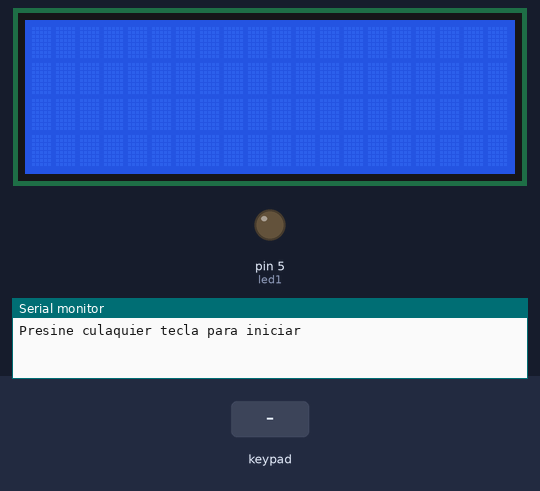
Simulated run of this sketch. Board: Arduino Uno, built with avr-gcc and run on an emulated ATmega328P. Shown: 20×4 character LCD, output pins drawn as LEDs (lit = HIGH), the last lines printed to the serial monitor. Dashed ring = blinking. The test bench sets the inputs (shaded band). EEPROM starts erased.

Above: at 1.7 s.
1.8 s: key '7' pressed
At 2.4 s:
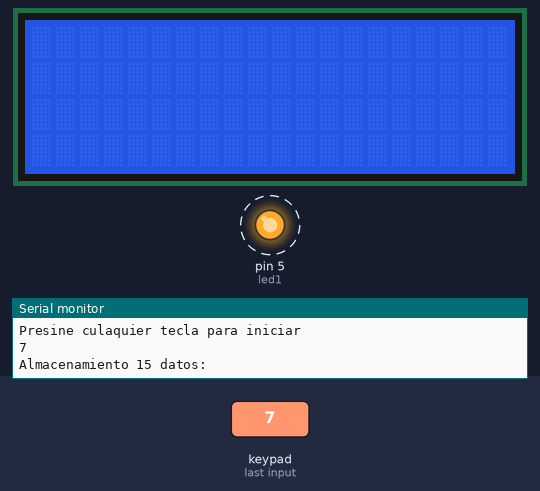
Timing chart, 0 to 10.8 s (numbered marks = the images above; inputs shaded):
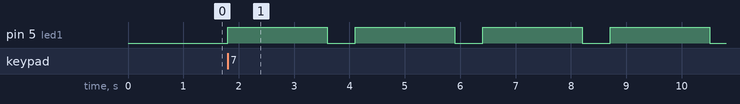

Measured:
- after the input at 1.8 s, pin 5 (led1): alternates HIGH for 1.8 s and LOW for 0.50 s, starting at once

The sketch:

Guatemal_Katherine_DEBER_5.1_SE.ino
```cpp
/*
 * CAPITULO V: FUNCIONES ESPECIALES
 * Deber 5.1
 * OBJETIVO: Ingresar por tecaldo matricial 15 datos para guardar en la EEPROM y posteriormente Mostrar en la lcd
 * NOMBRE: Katherine Guatemal
 *
 */
#include<LiquidCrystal.h>         // Incluimos la libreria LiquidCrystal
#include <Keypad.h>               //Incluimos la libreria keypad
#include <EEPROM.h>               //Incluimos la libreria de EEPROM

const int led1=5;
const byte Fila = 4;              //variable para las filas del teclado
const byte Col = 4;                //variable para las columnas del teclado
const byte filaPins[Fila] = { 13, 12, 11, 10 };    //vector para las filas del teclado
const byte columnaPins[Col] = { 9, 8, 7, 6 };      //vector para las columnas del teclado
int k=19;
char TECLA;


char keys[Fila][Col] = {
  {'7','8','9','A'},
  {'4','5','6','B'},
  {'1','2','3','C'},
  {'N','0','OK','D'}
};

Keypad teclado= Keypad(makeKeymap(keys),filaPins,columnaPins,Fila,Col);

LiquidCrystal lcd(A0,A1,A2,A3,A4,A5);

void setup() {
   Serial.begin(9600);
   lcd.begin(20,4);
   pinMode(led1,OUTPUT);
  Serial.println("Presine culaquier tecla para iniciar ");
  delay(500);

}

void loop() {
   TECLA = teclado.getKey();
   if(TECLA){
   Serial.println(TECLA);
    if(TECLA=='OK'){
      lcd.setCursor(1,0);
      lcd.print("Lectura de Memoria");
      for(int i=0;i<=14;i++){
      lcd.setCursor(k,1);
      k--;
      lcd.print(EEPROM.read(0));
      delay(150);
    }
  }
  else{
    Serial.println("Almacenamiento 15 datos:");
    for(int i=0;i<=14;i++){

        digitalWrite(led1,HIGH);
        delay(900);
      char TECLA1 = teclado.getKey();
        int dato=int(TECLA1);
        delay(900);
        dato=map(dato,0,1023,0,255);
        EEPROM.write(i,dato);
        Serial.println(dato);
        digitalWrite(led1,LOW);
        delay(500);
        lcd.clear();
        k=19;
    }
  }
 }

}
```
